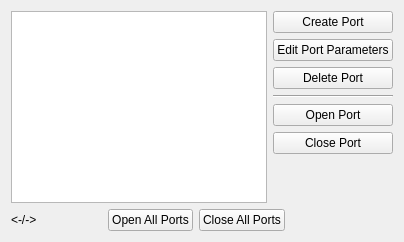
      <widget class="QWidget" name="tab_2">
       <attribute name="icon">
        <iconset resource="../gui.qrc">
         <normaloff>:/images/ports.png</normaloff>:/images/ports.png</iconset>
       </attribute>
       <attribute name="title">
        <string>Ports</string>
       </attribute>
       <layout class="QVBoxLayout" name="verticalLayout_22">
        <item>
         <layout class="QHBoxLayout" name="horizontalLayout_4">
          <item>
           <widget class="QTableView" name="portsTableView">
            <property name="editTriggers">
             <set>QAbstractItemView::NoEditTriggers</set>
            </property>
            <property name="selectionMode">
             <enum>QAbstractItemView::SingleSelection</enum>
            </property>
            <property name="selectionBehavior">
             <enum>QAbstractItemView::SelectRows</enum>
            </property>
           </widget>
          </item>
          <item>
           <layout class="QVBoxLayout" name="verticalLayout_7">
            <item>
             <widget class="QPushButton" name="createPortButton">
              <property name="text">
               <string>Create Port</string>
              </property>
             </widget>
            </item>
            <item>
             <widget class="QPushButton" name="editPortButton">
              <property name="enabled">
               <bool>true</bool>
              </property>
              <property name="text">
               <string>Edit Port Parameters</string>
              </property>
             </widget>
            </item>
            <item>
             <widget class="QPushButton" name="deletePortButton">
              <property name="enabled">
               <bool>true</bool>
              </property>
              <property name="text">
               <string>Delete Port</string>
              </property>
             </widget>
            </item>
            <item>
             <widget class="Line" name="line">
              <property name="orientation">
               <enum>Qt::Horizontal</enum>
              </property>
             </widget>
            </item>
            <item>
             <widget class="QPushButton" name="openPortButton">
              <property name="enabled">
               <bool>true</bool>
              </property>
              <property name="text">
               <string>Open Port</string>
              </property>
             </widget>
            </item>
            <item>
             <widget class="QPushButton" name="closePortButton">
              <property name="enabled">
               <bool>true</bool>
              </property>
              <property name="text">
               <string>Close Port</string>
              </property>
             </widget>
            </item>
            <item>
             <spacer name="verticalSpacer_2">
              <property name="orientation">
               <enum>Qt::Vertical</enum>
              </property>
              <property name="sizeHint" stdset="0">
               <size>
                <width>20</width>
                <height>40</height>
               </size>
              </property>
             </spacer>
            </item>
           </layout>
          </item>
         </layout>
        </item>
        <item>
         <layout class="QHBoxLayout" name="horizontalLayout_2">
          <item>
           <layout class="QVBoxLayout" name="verticalLayout_9">
            <item>
             <widget class="QLabel" name="portLabel">
              <property name="text">
               <string>&lt;-/-&gt;</string>
              </property>
             </widget>
            </item>
           </layout>
          </item>
          <item>
           <spacer name="horizontalSpacer">
            <property name="orientation">
             <enum>Qt::Horizontal</enum>
            </property>
            <property name="sizeHint" stdset="0">
             <size>
              <width>40</width>
              <height>20</height>
             </size>
            </property>
           </spacer>
          </item>
          <item>
           <widget class="QPushButton" name="openPortsButton">
            <property name="enabled">
             <bool>true</bool>
            </property>
            <property name="text">
             <string>Open All Ports</string>
            </property>
           </widget>
          </item>
          <item>
           <widget class="QPushButton" name="closePortsButton">
            <property name="enabled">
             <bool>true</bool>
            </property>
            <property name="text">
             <string>Close All Ports</string>
            </property>
           </widget>
          </item>
          <item>
           <spacer name="horizontalSpacer_2">
            <property name="orientation">
             <enum>Qt::Horizontal</enum>
            </property>
            <property name="sizeType">
             <enum>QSizePolicy::Fixed</enum>
            </property>
            <property name="sizeHint" stdset="0">
             <size>
              <width>108</width>
              <height>20</height>
             </size>
            </property>
           </spacer>
          </item>
         </layout>
        </item>
       </layout>
      </widget>
